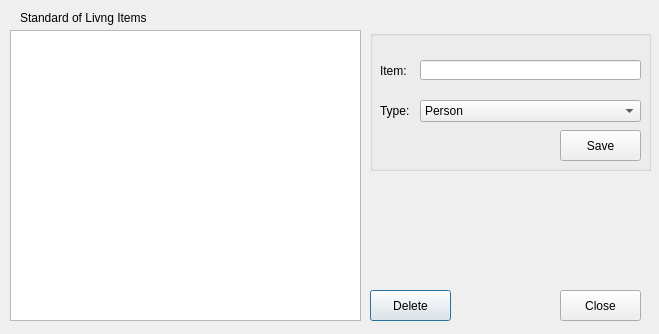
<?xml version="1.0" encoding="UTF-8"?>
<ui version="4.0">
 <class>StandardOfLivingManager</class>
 <widget class="QDialog" name="StandardOfLivingManager">
  <property name="geometry">
   <rect>
    <x>0</x>
    <y>0</y>
    <width>659</width>
    <height>334</height>
   </rect>
  </property>
  <property name="minimumSize">
   <size>
    <width>659</width>
    <height>334</height>
   </size>
  </property>
  <property name="windowTitle">
   <string>Manage Standard of Living Items</string>
  </property>
  <widget class="QTableView" name="tblStandardOfLiving">
   <property name="geometry">
    <rect>
     <x>10</x>
     <y>30</y>
     <width>351</width>
     <height>291</height>
    </rect>
   </property>
  </widget>
  <widget class="QPushButton" name="cmdDelete">
   <property name="geometry">
    <rect>
     <x>370</x>
     <y>290</y>
     <width>81</width>
     <height>31</height>
    </rect>
   </property>
   <property name="text">
    <string>Delete</string>
   </property>
  </widget>
  <widget class="QPushButton" name="cmdClose">
   <property name="geometry">
    <rect>
     <x>560</x>
     <y>290</y>
     <width>81</width>
     <height>31</height>
    </rect>
   </property>
   <property name="text">
    <string>Close</string>
   </property>
  </widget>
  <widget class="QGroupBox" name="groupBox">
   <property name="geometry">
    <rect>
     <x>370</x>
     <y>30</y>
     <width>281</width>
     <height>141</height>
    </rect>
   </property>
   <property name="title">
    <string/>
   </property>
   <widget class="QLabel" name="label_2">
    <property name="geometry">
     <rect>
      <x>10</x>
      <y>70</y>
      <width>81</width>
      <height>21</height>
     </rect>
    </property>
    <property name="text">
     <string>Type:</string>
    </property>
   </widget>
   <widget class="QLineEdit" name="txtItem">
    <property name="geometry">
     <rect>
      <x>50</x>
      <y>30</y>
      <width>221</width>
      <height>20</height>
     </rect>
    </property>
   </widget>
   <widget class="QLabel" name="label">
    <property name="geometry">
     <rect>
      <x>10</x>
      <y>30</y>
      <width>81</width>
      <height>21</height>
     </rect>
    </property>
    <property name="text">
     <string>Item:</string>
    </property>
   </widget>
   <widget class="QPushButton" name="cmdSave">
    <property name="geometry">
     <rect>
      <x>190</x>
      <y>100</y>
      <width>81</width>
      <height>31</height>
     </rect>
    </property>
    <property name="text">
     <string>Save</string>
    </property>
   </widget>
   <widget class="QComboBox" name="cmbItemType">
    <property name="geometry">
     <rect>
      <x>50</x>
      <y>70</y>
      <width>221</width>
      <height>22</height>
     </rect>
    </property>
    <item>
     <property name="text">
      <string>Person</string>
     </property>
    </item>
    <item>
     <property name="text">
      <string>Household</string>
     </property>
    </item>
    <item>
     <property name="text">
      <string>Both</string>
     </property>
    </item>
   </widget>
  </widget>
  <widget class="QLabel" name="label_4">
   <property name="geometry">
    <rect>
     <x>20</x>
     <y>10</y>
     <width>131</width>
     <height>16</height>
    </rect>
   </property>
   <property name="text">
    <string>Standard of Livng Items</string>
   </property>
  </widget>
 </widget>
 <resources/>
 <connections/>
</ui>
